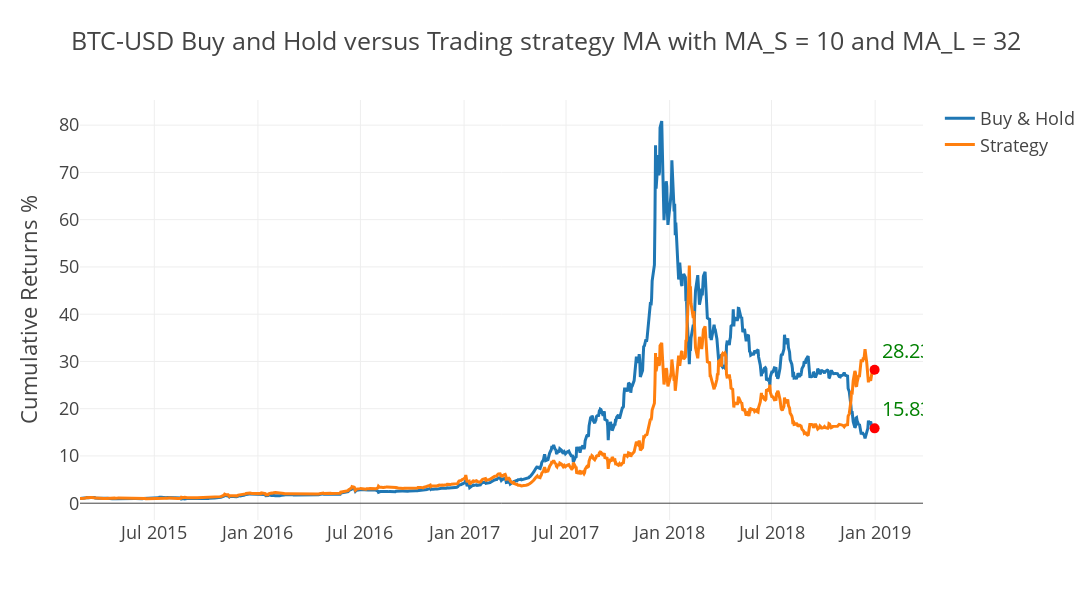

Notebook source saved alongside this figure:
### Code cell
opti_tester.plot_results()

### Figure 1 — Plotly figure (JSON) as saved in the notebook; plotly's stock layout.template omitted (floating-point values rounded to 4 significant figures; data arrays with more than 128 entries replaced by an {"elided": "..."} marker saying what was removed)
{"data": [{"name": "Buy & Hold", "type": "scatter", "x": {"elided": "974 str values"}, "y": {"elided": "974 float values"}}, {"name": "Strategy", "type": "scatter", "x": {"elided": "974 str values"}, "y": {"elided": "974 float values"}}, {"marker": {"color": "red", "size": 10}, "mode": "markers+text", "showlegend": false, "text": ["15.837023330723351"], "textfont": {"color": "green", "size": 20}, "textposition": "top right", "type": "scatter", "x": ["2018-12-31T00:00:00"], "y": [15.84]}, {"marker": {"color": "red", "size": 10}, "mode": "markers+text", "showlegend": false, "text": ["28.233237392331255"], "textfont": {"color": "green", "size": 20}, "textposition": "top right", "type": "scatter", "x": ["2018-12-31T00:00:00"], "y": [28.23]}], "layout": {"height": 600, "title": {"text": "BTC-USD Buy and Hold versus Trading strategy MA with MA_S = 10 and MA_L = 32"}, "width": 1400, "yaxis": {"title": {"text": "Cumulative Returns %"}}}}
